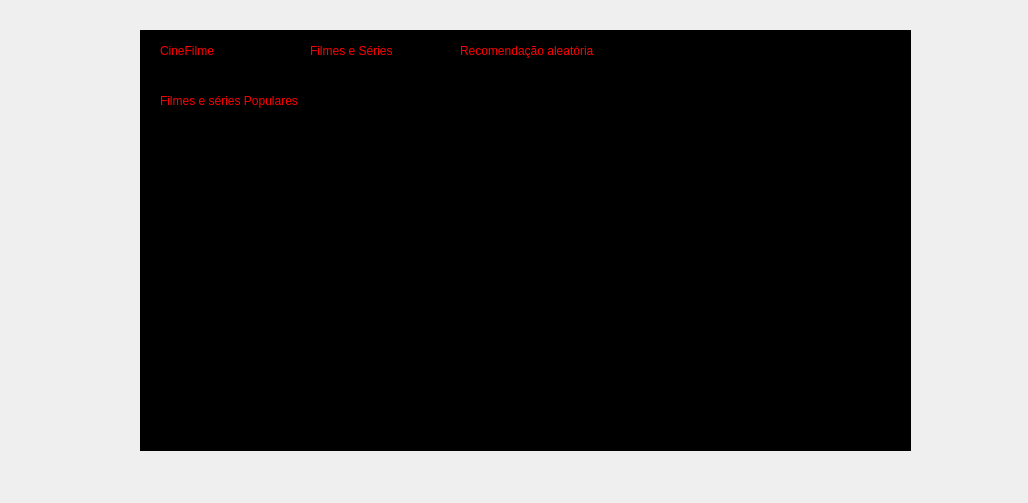
<?xml version="1.0" encoding="UTF-8"?>
<ui version="4.0">
 <class>MainWindow</class>
 <widget class="QMainWindow" name="MainWindow">
  <property name="geometry">
   <rect>
    <x>0</x>
    <y>0</y>
    <width>1028</width>
    <height>503</height>
   </rect>
  </property>
  <property name="windowTitle">
   <string>MainWindow</string>
  </property>
  <widget class="QWidget" name="centralwidget">
   <widget class="QFrame" name="CineFilme">
    <property name="geometry">
     <rect>
      <x>140</x>
      <y>30</y>
      <width>771</width>
      <height>421</height>
     </rect>
    </property>
    <property name="styleSheet">
     <string notr="true">background-color: rgb(0, 0, 0);</string>
    </property>
    <property name="frameShape">
     <enum>QFrame::Shape::StyledPanel</enum>
    </property>
    <property name="frameShadow">
     <enum>QFrame::Shadow::Raised</enum>
    </property>
    <widget class="QLabel" name="txt_Cine_Filmes">
     <property name="geometry">
      <rect>
       <x>20</x>
       <y>0</y>
       <width>171</width>
       <height>41</height>
      </rect>
     </property>
     <property name="styleSheet">
      <string notr="true">color: rgb(255, 0, 0);
font: 900 20pt &quot;Segoe UI&quot;;</string>
     </property>
     <property name="text">
      <string>CineFilme</string>
     </property>
    </widget>
    <widget class="QLabel" name="txt_Filmes_e_Series">
     <property name="geometry">
      <rect>
       <x>170</x>
       <y>10</y>
       <width>141</width>
       <height>21</height>
      </rect>
     </property>
     <property name="styleSheet">
      <string notr="true">color: rgb(255, 0, 0);
font: 14pt &quot;Segoe UI&quot;;</string>
     </property>
     <property name="text">
      <string>Filmes e Séries</string>
     </property>
    </widget>
    <widget class="QLabel" name="txt_Recomendacao_aleatoria">
     <property name="geometry">
      <rect>
       <x>320</x>
       <y>10</y>
       <width>221</width>
       <height>21</height>
      </rect>
     </property>
     <property name="styleSheet">
      <string notr="true">color: rgb(255, 0, 0);
font: 14pt &quot;Segoe UI&quot;;</string>
     </property>
     <property name="text">
      <string>Recomendação aleatória</string>
     </property>
    </widget>
    <widget class="QLabel" name="txt_Filmes_e_Series_Populares">
     <property name="geometry">
      <rect>
       <x>20</x>
       <y>60</y>
       <width>231</width>
       <height>21</height>
      </rect>
     </property>
     <property name="styleSheet">
      <string notr="true">color: rgb(255, 0, 0);
font: 14pt &quot;Segoe UI&quot;;</string>
     </property>
     <property name="text">
      <string>Filmes e séries Populares </string>
     </property>
    </widget>
    <widget class="QLabel" name="img_Wicked">
     <property name="geometry">
      <rect>
       <x>30</x>
       <y>120</y>
       <width>91</width>
       <height>121</height>
      </rect>
     </property>
     <property name="text">
      <string/>
     </property>
     <property name="pixmap">
      <pixmap resource="poster.qrc">:/icon 1/btn_img_wicked.png</pixmap>
     </property>
     <property name="scaledContents">
      <bool>true</bool>
     </property>
    </widget>
    <widget class="QLabel" name="img_Ainda_estou_aqui">
     <property name="geometry">
      <rect>
       <x>140</x>
       <y>120</y>
       <width>81</width>
       <height>121</height>
      </rect>
     </property>
     <property name="text">
      <string/>
     </property>
     <property name="pixmap">
      <pixmap resource="poster.qrc">:/icon 2/Ainda_Estou_Aqui.jpg</pixmap>
     </property>
     <property name="scaledContents">
      <bool>true</bool>
     </property>
    </widget>
    <widget class="QLabel" name="img_Substancia">
     <property name="geometry">
      <rect>
       <x>250</x>
       <y>120</y>
       <width>81</width>
       <height>121</height>
      </rect>
     </property>
     <property name="text">
      <string/>
     </property>
     <property name="pixmap">
      <pixmap resource="poster.qrc">:/icon 3/substancia.jpg</pixmap>
     </property>
     <property name="scaledContents">
      <bool>true</bool>
     </property>
    </widget>
    <widget class="QLabel" name="img_Round_6">
     <property name="geometry">
      <rect>
       <x>350</x>
       <y>120</y>
       <width>81</width>
       <height>121</height>
      </rect>
     </property>
     <property name="text">
      <string/>
     </property>
     <property name="pixmap">
      <pixmap resource="poster.qrc">:/icon 4/round 6.jpg</pixmap>
     </property>
     <property name="scaledContents">
      <bool>true</bool>
     </property>
    </widget>
    <widget class="QLabel" name="img_Robo_Selvagem">
     <property name="geometry">
      <rect>
       <x>450</x>
       <y>120</y>
       <width>81</width>
       <height>121</height>
      </rect>
     </property>
     <property name="text">
      <string/>
     </property>
     <property name="pixmap">
      <pixmap resource="poster.qrc">:/icon 5/robo.jpg</pixmap>
     </property>
     <property name="scaledContents">
      <bool>true</bool>
     </property>
    </widget>
    <widget class="QLabel" name="img_Flow">
     <property name="geometry">
      <rect>
       <x>550</x>
       <y>120</y>
       <width>81</width>
       <height>121</height>
      </rect>
     </property>
     <property name="text">
      <string/>
     </property>
     <property name="pixmap">
      <pixmap resource="poster.qrc">:/icon 6/flow.webp</pixmap>
     </property>
     <property name="scaledContents">
      <bool>true</bool>
     </property>
    </widget>
    <widget class="QLabel" name="img_Gladiador_2">
     <property name="geometry">
      <rect>
       <x>28</x>
       <y>270</y>
       <width>81</width>
       <height>121</height>
      </rect>
     </property>
     <property name="text">
      <string/>
     </property>
     <property name="pixmap">
      <pixmap resource="poster.qrc">:/icon 7/Gladiador 2.webp</pixmap>
     </property>
     <property name="scaledContents">
      <bool>true</bool>
     </property>
    </widget>
    <widget class="QLabel" name="img_Jurado_2">
     <property name="geometry">
      <rect>
       <x>140</x>
       <y>270</y>
       <width>81</width>
       <height>121</height>
      </rect>
     </property>
     <property name="text">
      <string/>
     </property>
     <property name="pixmap">
      <pixmap resource="poster.qrc">:/icon 8/jurado n 2.webp</pixmap>
     </property>
     <property name="scaledContents">
      <bool>true</bool>
     </property>
    </widget>
    <widget class="QLabel" name="img_Duna_parte_2">
     <property name="geometry">
      <rect>
       <x>250</x>
       <y>270</y>
       <width>81</width>
       <height>121</height>
      </rect>
     </property>
     <property name="text">
      <string/>
     </property>
     <property name="pixmap">
      <pixmap resource="poster.qrc">:/icon 9/duna 2.webp</pixmap>
     </property>
     <property name="scaledContents">
      <bool>true</bool>
     </property>
    </widget>
    <widget class="QLabel" name="img_Diverdida_mente_2">
     <property name="geometry">
      <rect>
       <x>350</x>
       <y>270</y>
       <width>81</width>
       <height>121</height>
      </rect>
     </property>
     <property name="text">
      <string/>
     </property>
     <property name="pixmap">
      <pixmap resource="poster.qrc">:/icon 10/disney.jpeg</pixmap>
     </property>
     <property name="scaledContents">
      <bool>true</bool>
     </property>
    </widget>
    <widget class="QLabel" name="img_Moana_2">
     <property name="geometry">
      <rect>
       <x>450</x>
       <y>270</y>
       <width>81</width>
       <height>121</height>
      </rect>
     </property>
     <property name="text">
      <string/>
     </property>
     <property name="pixmap">
      <pixmap resource="poster.qrc">:/icon 11/moana.jpg</pixmap>
     </property>
     <property name="scaledContents">
      <bool>true</bool>
     </property>
    </widget>
    <widget class="QLabel" name="img_Senna">
     <property name="geometry">
      <rect>
       <x>550</x>
       <y>270</y>
       <width>81</width>
       <height>121</height>
      </rect>
     </property>
     <property name="text">
      <string/>
     </property>
     <property name="pixmap">
      <pixmap resource="poster.qrc">:/icon 12/sena.webp</pixmap>
     </property>
     <property name="scaledContents">
      <bool>true</bool>
     </property>
    </widget>
    <widget class="QLabel" name="img_Pousando_no_amor">
     <property name="geometry">
      <rect>
       <x>650</x>
       <y>120</y>
       <width>91</width>
       <height>121</height>
      </rect>
     </property>
     <property name="text">
      <string/>
     </property>
     <property name="pixmap">
      <pixmap resource="poster.qrc">:/icon 13/pousando no amor.jpg</pixmap>
     </property>
     <property name="scaledContents">
      <bool>true</bool>
     </property>
    </widget>
    <widget class="QLabel" name="img_Shoop_for_killers">
     <property name="geometry">
      <rect>
       <x>660</x>
       <y>270</y>
       <width>81</width>
       <height>111</height>
      </rect>
     </property>
     <property name="text">
      <string/>
     </property>
     <property name="pixmap">
      <pixmap resource="poster.qrc">:/icon 14/shop for killer.jpeg</pixmap>
     </property>
     <property name="scaledContents">
      <bool>true</bool>
     </property>
    </widget>
   </widget>
  </widget>
  <widget class="QMenuBar" name="menubar">
   <property name="geometry">
    <rect>
     <x>0</x>
     <y>0</y>
     <width>1028</width>
     <height>22</height>
    </rect>
   </property>
  </widget>
 </widget>
 <resources>
  <include location="poster.qrc"/>
 </resources>
 <connections/>
</ui>
